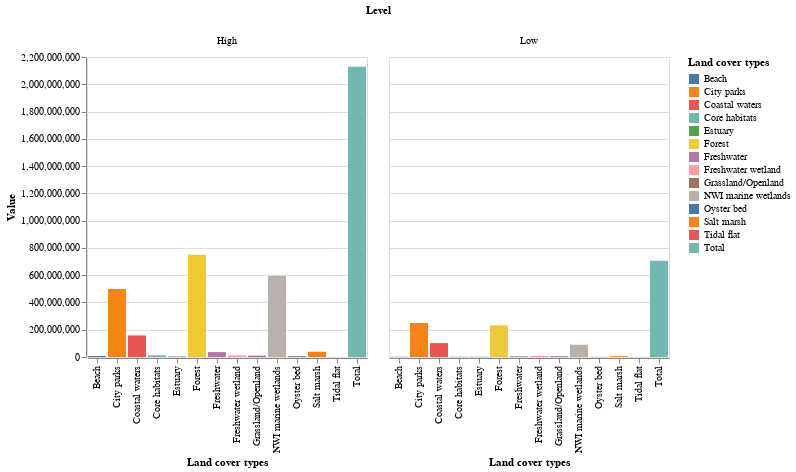

The notebook cell saved with this chart:
### Code cell
alt.Chart(df_5).mark_bar().encode(
    x='Land cover types:O',
    y='Value',
    color='Land cover types:N',
    column='Level'
)

### Figure 1 — Vega-Lite specification as saved in the notebook (floating-point values rounded to 4 significant figures)
{"config": {"view": {"continuousWidth": 400, "continuousHeight": 300}}, "data": {"name": "data-8b510f612fbac494faf7335bbc8e6bbe"}, "mark": "bar", "encoding": {"color": {"field": "Land cover types", "type": "nominal"}, "column": {"field": "Level", "type": "nominal"}, "x": {"field": "Land cover types", "type": "ordinal"}, "y": {"field": "Value", "type": "quantitative"}}, "$schema": "https://vega.github.io/schema/vega-lite/v4.17.0.json", "datasets": {"data-8b510f612fbac494faf7335bbc8e6bbe": [{"Land cover types": "NWI marine wetlands", "Level": "Low", "Value": 90367611}, {"Land cover types": "Salt marsh", "Level": "Low", "Value": 5836741}, {"Land cover types": "Freshwater wetland", "Level": "Low", "Value": 7416748}, {"Land cover types": "City parks", "Level": "Low", "Value": 249158682}, {"Land cover types": "Beach", "Level": "Low", "Value": 1748766}, {"Land cover types": "Freshwater", "Level": "Low", "Value": 5632155}, {"Land cover types": "Oyster bed", "Level": "Low", "Value": 609367}, {"Land cover types": "Estuary", "Level": "Low", "Value": 1775730}, {"Land cover types": "Tidal flat", "Level": "Low", "Value": 154979}, {"Land cover types": "Forest", "Level": "Low", "Value": 232570496}, {"Land cover types": "Grassland/Openland", "Level": "Low", "Value": 5588362}, {"Land cover types": "Core habitats", "Level": "Low", "Value": 2566369}, {"Land cover types": "Coastal waters", "Level": "Low", "Value": 101783372}, {"Land cover types": "Total", "Level": "Low", "Value": 705209378}, {"Land cover types": "NWI marine wetlands", "Level": "High", "Value": 596715671}, {"Land cover types": "Salt marsh", "Level": "High", "Value": 38541188}, {"Land cover types": "Freshwater wetland", "Level": "High", "Value": 12222223}, {"Land cover types": "City parks", "Level": "High", "Value": 498317363}, {"Land cover types": "Beach", "Level": "High", "Value": 7527883}, {"Land cover types": "Freshwater", "Level": "High", "Value": 36077699}, {"Land cover types": "Oyster bed", "Level": "High", "Value": 5499626}, {"Land cover types": "Estuary", "Level": "High", "Value": 3826203}, {"Land cover types": "Tidal flat", "Level": "High", "Value": 258298}, {"Land cover types": "Forest", "Level": "High", "Value": 748950958}, {"Land cover types": "Grassland/Openland", "Level": "High", "Value": 9447291}, {"Land cover types": "Core habitats", "Level": "High", "Value": 12831846}, {"Land cover types": "Coastal waters", "Level": "High", "Value": 157984654}, {"Land cover types": "Total", "Level": "High", "Value": 2128200903}]}}
